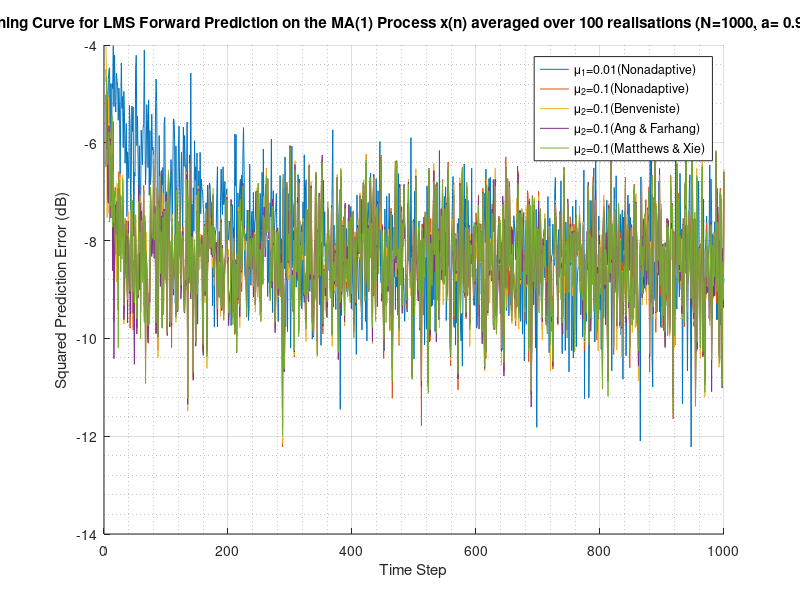
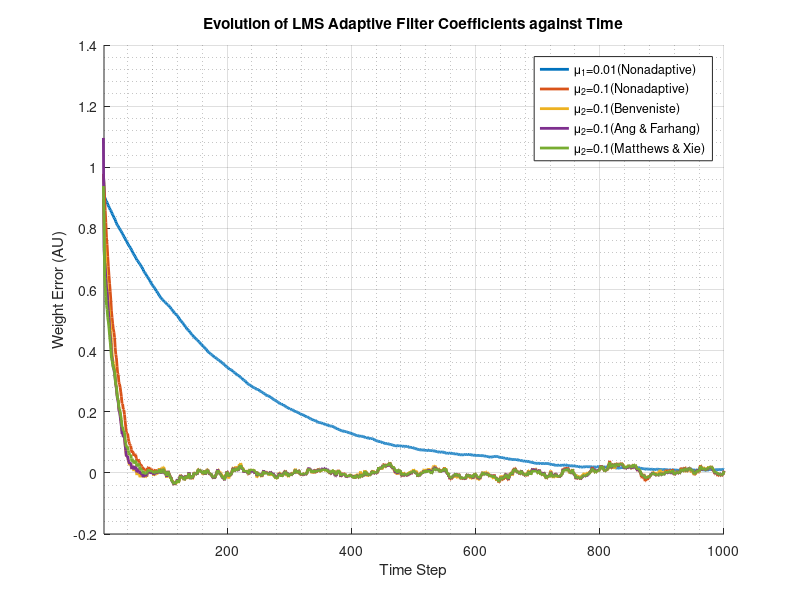

Write MATLAB code to recreate these figures, in order.
%%% ASPMI Coursework 2019: ASSIGNMENT 2
%%% 2.2 Adaptive Step Size
clear all; close all; clc;  %Initialise script

%PARAMETERS
R = 100;            %Number of realisations
N = 1000;           %Number of samples (signal length)
mu = [0.01, 0.1];   %Learning rate (initial)
a = 0.9;            %MA parameter
sigma = 0.5;        %MA noise parameter

rho = 1e-3;         %Hyperparameter for GASS learning rate update
alpha = 0.8;        %Hyperparameter for Ang & Farhang learning rate update

%Variables Initialisation
e_std = zeros(R, N, length(mu));   %Error evolution matrix, nonadaptive LMS
e_b = zeros(R, N, length(mu));     %Error evolution matrix, adaptive Benveniste
e_af = zeros(R, N, length(mu));    %Error evolution matrix, adaptive Ang & Farhang 
e_mx = zeros(R, N, length(mu));    %Error evolution matrix, adaptive Matthews and Xie

for i = 1:R                         %Iterate over realisations
    %True Signal
    x = zeros(1,N);                 %Initialise true signal x
    
    %Predicted Signals
    x_hat_std = zeros(1,N);         %Initialise predicted signal x_hat (nonadaptive)
    x_hat_b = zeros(1,N);           %Initialise predicted signal x_hat (Benveniste)
    x_hat_af = zeros(1,N);          %Initialise predicted signal x_hat (Ang & Farhang)
    x_hat_mx = zeros(1,N);          %Initialise predicted signal x_hat (Matthews and Xie)
    
    %Error Signals
    e_temp_std = zeros(1,N);        %Initialise error signal e_temp (nonadaptive)
    e_temp_b = zeros(1,N);          %Initialise error signal e_temp (Benveniste)
    e_temp_af = zeros(1,N);         %Initialise error signal e_temp (Ang & Farhang)
    e_temp_mx = zeros(1,N);         %Initialise error signal e_temp (Matthews and Xie)
    
    %Weights
    w_temp_std = randn(length(a), N);   %Initialise weights (AR parameters, nonadaptive)
    w_temp_b = randn(length(a), N);     %Initialise weights (AR parameters, Benveniste)
    w_temp_af = randn(length(a), N);    %Initialise weights (AR parameters, Ang & Farhang)
    w_temp_mx = randn(length(a), N);    %Initialise weights (AR parameters, Matthews and Xie)
    
    %Initial conditions
    for j = 1:length(a)+1
        x(j) = rand(1);                 %Initial condition for the true signal x
        eta(j) = sqrt(sigma).*randn(1); %Initial condition for the noise term eta
        psi_b(j) = rand(1);             %Initial condition for psi_b (Benveniste)
        psi_af(j) = rand(1);            %Initial condition for psi_af (Ang & Farhang)
    end
    
    %% LMS ALGORITHM
    for k = 1:length(mu)
        mu_b(1:3) = mu(k)*ones(1,3);    %Initial learning rate (Benveniste)
        mu_af(1:3) = mu(k)*ones(1,3);   %Initial learnign rate (Ang & Farhang)
        mu_mx(1:3) = mu(k)*ones(1,3);   %Initial learning rate (Matthews and Xie)
        
        for n = length(a)+2:N
            eta(n) = sqrt(sigma)*randn(1);  %Generate noise sample
            x(n) = a*eta(n-1) + eta(n);     %MA(1) Definition of the true signal
            
            %LMS Output
            x_hat_std(n) = w_temp_std(n)*eta(n-1);  %Predicted value (nonadaptive)
            x_hat_b(n) = w_temp_b(n)*eta(n-1);      %Predicted value (Benveniste)
            x_hat_af(n) = w_temp_af(n)*eta(n-1);    %Predicted value (Ang & Farhang)
            x_hat_mx(n) = w_temp_mx(n)*eta(n-1);    %Predicted value (Matthews and Xie)
            
            %LMS Error
            e_temp_std(n) = x(n) - x_hat_std(n);  	%Prediction error (nonadaptive)
            e_temp_b(n) = x(n) - x_hat_b(n);        %Prediction error (Benveniste)
            e_temp_af(n) = x(n) - x_hat_af(n);      %Prediction error (Ang & Farhang)
            e_temp_mx(n) = x(n) - x_hat_mx(n);      %Prediction error (Matthews and Xie)
            
            %Weight Update
            w_temp_std(n+1) = w_temp_std(n) + mu(k).*e_temp_std(n).*eta(n-1);   %Nonadaptive
            w_temp_b(n+1) = w_temp_b(n) + mu_b(n).*e_temp_b(n).*eta(n-1);       %Benveniste
            w_temp_af(n+1) = w_temp_af(n) + mu_af(n).*e_temp_af(n).*eta(n-1);   %Ang & Farhang
            w_temp_mx(n+1) = w_temp_mx(n) + mu_mx(n).*e_temp_mx(n).*eta(n-1);   %Matthews and Xie
            
            %PSI Functions
            psi_b(n) = (1-mu_b(n-1)*(eta(n-2)^2))*psi_b(n-1) + e_temp_b(n-1)*eta(n-2);  %Benveniste
            psi_af(n) = alpha*psi_af(n-1) + e_temp_af(n-1)*eta(n-2);                    %Ang & Farhang
            psi_mx(n) = e_temp_mx(n-1)*eta(n-2);                                        %Matthews & Xie
            
            %Learning Rate Update
            mu_b(n+1) = mu_b(n) + rho*e_temp_b(n)*eta(n-1)*psi_b(n);        %Benveniste
            mu_af(n+1) = mu_af(n) + rho*e_temp_af(n)*eta(n-1)*psi_af(n);    %Ang & Farhang
            mu_mx(n+1) = mu_mx(n) + rho*e_temp_mx(n)*eta(n-1)*psi_mx(n);    %Matthews & Xie
        end
        
        %Error power
        e_std(i,:,k) = e_temp_std.^2;   %Matrix of squared errors (nonadaptive)
        e_b(i,:,k) = e_temp_b.^2;       %Matrix of squared errors (Benveniste)
        e_af(i,:,k) = e_temp_af.^2;     %Matrix of squared errors (Ang & Farhang)
        e_mx(i,:,k) = e_temp_mx.^2;     %Matrix of squared errors (Matthews & Xie)
        
        %Weight evolution
        w_std{i,k} = w_temp_std(1:end-1);   %Cell of filter weights (nonadaptive)
        w_b{i,k} = w_temp_b(1:end-1);       %Cell of filter weights (Benveniste)
        w_af{i,k} = w_temp_af(1:end-1);     %Cell of filter weights (Ang & Farhang)
        w_mx{i,k} = w_temp_mx(1:end-1);     %Cell of filter weights (Matthews & Xie)
    end
end

%% ENSEMBLE ERROR AVERAGE ACROSS REALISATIONS
e_std_mu1 = mean(10*log10(e_std(:,:,1)));   %Learning curve (nonadaptive) for learning rate: 0.01
e_std_mu2 = mean(10*log10(e_std(:,:,2)));   %Learning curve (nonadaptive) for learning rate: 0.1             
e_b_mu1 = mean(10*log10(e_b(:,:,1)));       %Learning curve (Benveniste) for learning rate: 0.01
e_b_mu2 = mean(10*log10(e_b(:,:,2)));       %Learning curve (Benveniste) for learning rate: 0.1
e_af_mu1 = mean(10*log10(e_af(:,:,1)));     %Learning curve (Ang & Farhang) for learning rate: 0.01
e_af_mu2 = mean(10*log10(e_af(:,:,2)));     %Learning curve (Ang & Farhang) for learning rate: 0.1
e_mx_mu1 = mean(10*log10(e_mx(:,:,1)));     %Learning curve (Matthews & Xie) for learning rate: 0.01
e_mx_mu2 = mean(10*log10(e_mx(:,:,2)));     %Learning curve (Matthews & Xie) for learning rate: 0.1

%% ENSEMBLE WEIGHT TRAJECTORY AVERAGE ACROSS REALISATIONS
w_std_mu1 = zeros(length(a), N); w_std_mu2 = zeros(length(a), N);
w_b_mu1 = zeros(length(a), N); w_b_mu2 = zeros(length(a), N);
w_af_mu1 = zeros(length(a), N); w_af_mu2 = zeros(length(a), N);
w_mx_mu1 = zeros(length(a), N); w_mx_mu2 = zeros(length(a), N);

for i=1:R
    w_temp_std1 = w_std{i,1}; w_temp_std2 = w_std{i,2};     %Nonadaptive
    w_temp_b1 = w_b{i,1}; w_temp_b2 = w_b{i,2};             %Benveniste
    w_temp_af1 = w_af{i,1}; w_temp_af2 = w_af{i,2};         %Ang & Farhang
    w_temp_mx1 = w_mx{i,1}; w_temp_mx2 = w_mx{i,2};         %Matthews & Xie
    
    w_std_mu1 = w_std_mu1 + w_temp_std1; w_std_mu2 = w_std_mu2 + w_temp_std2;
    w_b_mu1 = w_b_mu1 + w_temp_b1; w_b_mu2 = w_b_mu2 + w_temp_b2;
    w_af_mu1 = w_af_mu1 + w_temp_af1; w_af_mu2 = w_af_mu2 + w_temp_af2;
    w_mx_mu1 = w_mx_mu1 + w_temp_mx1; w_mx_mu2 = w_mx_mu2 + w_temp_mx2;
end

w_std_mu1 = w_std_mu1./R;  %Weights evolution for mu: 0.01 (nonadaptive)
w_std_mu2 = w_std_mu2./R;  %Weights evolution for mu: 0.1 (nonadaptive)
w_b_mu1 = w_b_mu1./R;      %Weights evolution for mu: 0.01 (Benveniste)
w_b_mu2 = w_b_mu2./R;      %Weights evolution for mu: 0.1 (Benveniste)
w_af_mu1 = w_af_mu1./R;    %Weights evolution for mu: 0.01 (Ang & Farhang)
w_af_mu2 = w_af_mu2./R;    %Weights evolution for mu: 0.1 (Ang & Farhang)
w_mx_mu1 = w_mx_mu1./R;    %Weights evolution for mu: 0.01 (Matthews & Xie)
w_mx_mu2 = w_mx_mu2./R;    %Weights evolution for mu: 0.1 (Matthews & Xie)

%% PLOT LEARNING CURVES AND WEIGHT ERROR
%Plot learning curves
figure(1); grid on; grid minor; hold on;
plot(1:N, e_std_mu1); plot(1:N, e_std_mu2);
plot(1:N, e_b_mu2);
plot(1:N, e_af_mu2);
plot(1:N, e_mx_mu2);
legend({['\mu_1=', num2str(mu(1)), '(Nonadaptive)'],['\mu_2=', num2str(mu(2)), '(Nonadaptive)'], ['\mu_2=', num2str(mu(2)), '(Benveniste)'], ['\mu_2=', num2str(mu(2)), '(Ang & Farhang)'],['\mu_2=', num2str(mu(2)), '(Matthews & Xie)']});
xlabel('Time Step'); ylabel('Squared Prediction Error (dB)');
title(['Learning Curve for LMS Forward Prediction on the MA(1) Process x(n) averaged over ', num2str(R), ' realisations (N=', num2str(N), ', a= ', num2str(a), ', \sigma_n^2=', num2str(sigma), ')']);

%Plot weight error curves
% step_start = [150, 250]*2;                            %Start of plateau region for time-averaging
% a_mu1 = round(mean(w_std_mu1(step_start(1):end)), 3);     %Converged estimate for a with mu: 0.01
% a_mu2 = round(mean(w_std_mu2(step_start(2):end)), 3);     %Converged estimate for a with mu: 0.1

figure(2); hold on; grid on; grid minor;
plot(1:N, a*ones(1,N) - w_std_mu1, 'LineWidth', 2); plot(1:N, a*ones(1,N) - w_std_mu2, 'LineWidth', 2);
plot(1:N, a*ones(1,N) - w_b_mu2, 'LineWidth', 2);
plot(1:N, a*ones(1,N) - w_af_mu2, 'LineWidth', 2);
plot(1:N, a*ones(1,N) - w_mx_mu2, 'LineWidth', 2); 
legend({['\mu_1=', num2str(mu(1)), '(Nonadaptive)'],['\mu_2=', num2str(mu(2)), '(Nonadaptive)'], ['\mu_2=', num2str(mu(2)), '(Benveniste)'], ['\mu_2=', num2str(mu(2)), '(Ang & Farhang)'],['\mu_2=', num2str(mu(2)), '(Matthews & Xie)']});
xlabel('Time Step'); ylabel('Weight Error (AU)'); xlim([length(a)+1, N]);
title('Evolution of LMS Adaptive Filter Coefficients against Time');